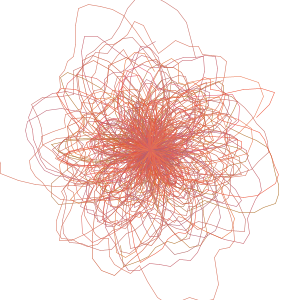
Frame 1 (no input)
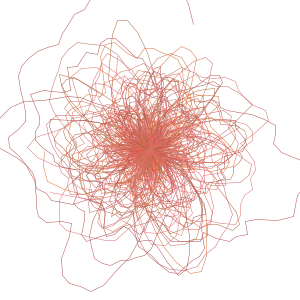
Frame 2 (the mouse pressed at the canvas centre, redrawn once)

The Processing sketch that drew these frames (run headless with seeded random() and noise(); the mouse was pressed at the canvas centre and the sketch redrawn once):

// Processing sketch: processing_130077
// ── processing_130077.pde

// 100 spirals, with noise
// an example from Pearson (2011), pp.71-72
// revised to use setup() and draw()
// schien@mail.ncku.edu.tw
//re-code by jui chi lin
color clr;
void setup() {
  size(300, 300);
  background(255);
  strokeWeight(0.5);
  smooth();
  noLoop();
}

void draw() {
  // refresh
  background(255);

  int centX = width/2;
  int centY = height/2;
  float x, y;
  // draw 18 spirals
  for (int i = 0; i<18; i++) {                                         
    float lastx = -999;
    float lasty = -999;
    float radiusNoise = random(20);
    float radius = 10;
    clr = color(random(170, 255), random(80, 120), random(40, 120));
    stroke(clr);

    int startangle = int(random(360));                                  
    int endangle =  1250 + int(random(1250));                           
    int anglestep = 4+ int(random(5));
    for (float ang = startangle; ang <= endangle; ang += anglestep) {
      radiusNoise += 0.1;
      radius += 0.2;
      float thisRadius = radius + (noise(radiusNoise) * 200) - 100;
      float rad = radians(ang);
      x = centX + (thisRadius * cos(rad));
      y = centY + (thisRadius * sin(rad));
      if (lastx > -999) {
        line(x, y, lastx, lasty);
      }
      lastx = x;
      lasty = y;
    }
  }
}
